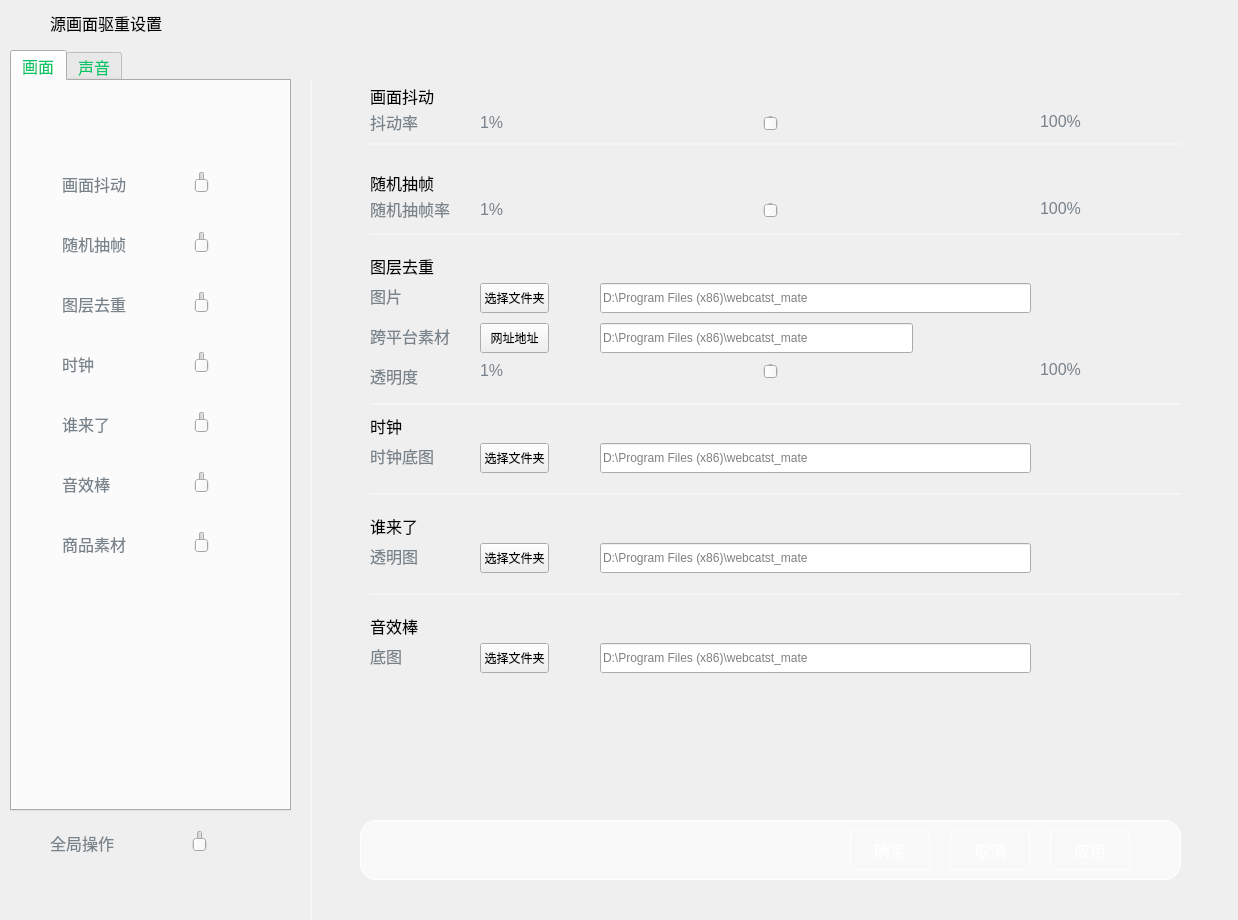
<?xml version="1.0" encoding="UTF-8"?>
<ui version="4.0">
 <class>GBSBizSettingLiveSourceDupRM</class>
 <widget class="QWidget" name="GBSBizSettingLiveSourceDupRM">
  <property name="geometry">
   <rect>
    <x>0</x>
    <y>0</y>
    <width>1238</width>
    <height>920</height>
   </rect>
  </property>
  <property name="windowTitle">
   <string>Form</string>
  </property>
  <widget class="QWidget" name="horizontalLayoutWidget">
   <property name="geometry">
    <rect>
     <x>0</x>
     <y>0</y>
     <width>1241</width>
     <height>921</height>
    </rect>
   </property>
   <layout class="QHBoxLayout" name="horizontalLayout"/>
  </widget>
  <widget class="QTabWidget" name="tabWidget">
   <property name="geometry">
    <rect>
     <x>10</x>
     <y>50</y>
     <width>281</width>
     <height>761</height>
    </rect>
   </property>
   <property name="styleSheet">
    <string notr="true">color: #01C667;
font-size:16px;
</string>
   </property>
   <property name="tabShape">
    <enum>QTabWidget::Rounded</enum>
   </property>
   <property name="currentIndex">
    <number>0</number>
   </property>
   <property name="elideMode">
    <enum>Qt::ElideLeft</enum>
   </property>
   <widget class="QWidget" name="tabBasic_3">
    <attribute name="title">
     <string>画面</string>
    </attribute>
    <widget class="EllipticalSlider" name="horizontalSlider_19">
     <property name="geometry">
      <rect>
       <x>160</x>
       <y>90</y>
       <width>60</width>
       <height>22</height>
      </rect>
     </property>
     <property name="maximum">
      <number>1</number>
     </property>
    </widget>
    <widget class="EllipticalSlider" name="horizontalSlider_20">
     <property name="geometry">
      <rect>
       <x>160</x>
       <y>150</y>
       <width>60</width>
       <height>22</height>
      </rect>
     </property>
     <property name="maximum">
      <number>1</number>
     </property>
    </widget>
    <widget class="EllipticalSlider" name="horizontalSlider_21">
     <property name="geometry">
      <rect>
       <x>160</x>
       <y>210</y>
       <width>60</width>
       <height>22</height>
      </rect>
     </property>
     <property name="maximum">
      <number>1</number>
     </property>
    </widget>
    <widget class="EllipticalSlider" name="horizontalSlider_22">
     <property name="geometry">
      <rect>
       <x>160</x>
       <y>270</y>
       <width>60</width>
       <height>22</height>
      </rect>
     </property>
    </widget>
    <widget class="EllipticalSlider" name="horizontalSlider_23">
     <property name="geometry">
      <rect>
       <x>160</x>
       <y>330</y>
       <width>60</width>
       <height>22</height>
      </rect>
     </property>
    </widget>
    <widget class="EllipticalSlider" name="horizontalSlider_24">
     <property name="geometry">
      <rect>
       <x>160</x>
       <y>390</y>
       <width>60</width>
       <height>22</height>
      </rect>
     </property>
    </widget>
    <widget class="EllipticalSlider" name="horizontalSlider_25">
     <property name="geometry">
      <rect>
       <x>160</x>
       <y>450</y>
       <width>60</width>
       <height>22</height>
      </rect>
     </property>
    </widget>
    <widget class="QLabel" name="label_33">
     <property name="geometry">
      <rect>
       <x>50</x>
       <y>90</y>
       <width>80</width>
       <height>25</height>
      </rect>
     </property>
     <property name="styleSheet">
      <string notr="true">font-size:16px;
color: #78828A;
</string>
     </property>
     <property name="text">
      <string>画面抖动</string>
     </property>
    </widget>
    <widget class="QLabel" name="label_34">
     <property name="geometry">
      <rect>
       <x>50</x>
       <y>150</y>
       <width>80</width>
       <height>25</height>
      </rect>
     </property>
     <property name="styleSheet">
      <string notr="true">font-size:16px;
color: #78828A;
</string>
     </property>
     <property name="text">
      <string>随机抽帧</string>
     </property>
    </widget>
    <widget class="QLabel" name="label_35">
     <property name="geometry">
      <rect>
       <x>50</x>
       <y>210</y>
       <width>80</width>
       <height>25</height>
      </rect>
     </property>
     <property name="styleSheet">
      <string notr="true">font-size:16px;
color: #78828A;
</string>
     </property>
     <property name="text">
      <string>图层去重</string>
     </property>
    </widget>
    <widget class="QLabel" name="label_36">
     <property name="geometry">
      <rect>
       <x>50</x>
       <y>270</y>
       <width>80</width>
       <height>25</height>
      </rect>
     </property>
     <property name="styleSheet">
      <string notr="true">font-size:16px;
color: #78828A;
</string>
     </property>
     <property name="text">
      <string>时钟</string>
     </property>
    </widget>
    <widget class="QLabel" name="label_37">
     <property name="geometry">
      <rect>
       <x>50</x>
       <y>330</y>
       <width>80</width>
       <height>25</height>
      </rect>
     </property>
     <property name="styleSheet">
      <string notr="true">font-size:16px;
color: #78828A;
</string>
     </property>
     <property name="text">
      <string>谁来了</string>
     </property>
    </widget>
    <widget class="QLabel" name="label_38">
     <property name="geometry">
      <rect>
       <x>50</x>
       <y>390</y>
       <width>80</width>
       <height>25</height>
      </rect>
     </property>
     <property name="styleSheet">
      <string notr="true">font-size:16px;
color: #78828A;
</string>
     </property>
     <property name="text">
      <string>音效棒</string>
     </property>
    </widget>
    <widget class="QLabel" name="label_39">
     <property name="geometry">
      <rect>
       <x>50</x>
       <y>450</y>
       <width>80</width>
       <height>25</height>
      </rect>
     </property>
     <property name="styleSheet">
      <string notr="true">font-size:16px;
color: #78828A;
</string>
     </property>
     <property name="text">
      <string>商品素材</string>
     </property>
    </widget>
   </widget>
   <widget class="QWidget" name="tabAdvanced_3">
    <attribute name="title">
     <string>声音</string>
    </attribute>
    <widget class="QLabel" name="label_40">
     <property name="geometry">
      <rect>
       <x>40</x>
       <y>30</y>
       <width>115</width>
       <height>25</height>
      </rect>
     </property>
     <property name="styleSheet">
      <string notr="true">font-size:14px;
color: #78828A;
</string>
     </property>
     <property name="text">
      <string>中控话术智能回复</string>
     </property>
    </widget>
    <widget class="QLabel" name="label_41">
     <property name="geometry">
      <rect>
       <x>40</x>
       <y>80</y>
       <width>115</width>
       <height>25</height>
      </rect>
     </property>
     <property name="styleSheet">
      <string notr="true">font-size:14px;
color: #78828A;
</string>
     </property>
     <property name="text">
      <string>背景噪音MP3</string>
     </property>
    </widget>
    <widget class="QLabel" name="label_42">
     <property name="geometry">
      <rect>
       <x>40</x>
       <y>130</y>
       <width>115</width>
       <height>25</height>
      </rect>
     </property>
     <property name="styleSheet">
      <string notr="true">font-size:14px;
color: #78828A;
</string>
     </property>
     <property name="text">
      <string>AI智能回复</string>
     </property>
    </widget>
    <widget class="QLabel" name="label_43">
     <property name="geometry">
      <rect>
       <x>40</x>
       <y>180</y>
       <width>115</width>
       <height>25</height>
      </rect>
     </property>
     <property name="styleSheet">
      <string notr="true">font-size:14px;
color: #78828A;
</string>
     </property>
     <property name="text">
      <string>大模型拆分</string>
     </property>
    </widget>
    <widget class="EllipticalSlider" name="horizontalSlider_26">
     <property name="geometry">
      <rect>
       <x>180</x>
       <y>30</y>
       <width>60</width>
       <height>22</height>
      </rect>
     </property>
    </widget>
    <widget class="EllipticalSlider" name="horizontalSlider_27">
     <property name="geometry">
      <rect>
       <x>180</x>
       <y>80</y>
       <width>60</width>
       <height>22</height>
      </rect>
     </property>
    </widget>
    <widget class="EllipticalSlider" name="horizontalSlider_28">
     <property name="geometry">
      <rect>
       <x>180</x>
       <y>130</y>
       <width>60</width>
       <height>22</height>
      </rect>
     </property>
    </widget>
    <widget class="EllipticalSlider" name="horizontalSlider_29">
     <property name="geometry">
      <rect>
       <x>180</x>
       <y>180</y>
       <width>60</width>
       <height>22</height>
      </rect>
     </property>
    </widget>
   </widget>
  </widget>
  <widget class="QLabel" name="label">
   <property name="geometry">
    <rect>
     <x>50</x>
     <y>10</y>
     <width>115</width>
     <height>25</height>
    </rect>
   </property>
   <property name="styleSheet">
    <string notr="true">font-size:16px;
color:#000000;</string>
   </property>
   <property name="text">
    <string>源画面驱重设置</string>
   </property>
  </widget>
  <widget class="QFrame" name="sepreateLine">
   <property name="geometry">
    <rect>
     <x>310</x>
     <y>80</y>
     <width>2</width>
     <height>871</height>
    </rect>
   </property>
   <property name="styleSheet">
    <string notr="true">background-color:#F5F5F5;</string>
   </property>
   <property name="frameShape">
    <enum>QFrame::NoFrame</enum>
   </property>
  </widget>
  <widget class="QLabel" name="label_44">
   <property name="geometry">
    <rect>
     <x>50</x>
     <y>830</y>
     <width>80</width>
     <height>25</height>
    </rect>
   </property>
   <property name="styleSheet">
    <string notr="true">font-size:16px;
color: #78828A;
</string>
   </property>
   <property name="text">
    <string>全局操作</string>
   </property>
  </widget>
  <widget class="EllipticalSlider" name="horizontalSlider_30">
   <property name="geometry">
    <rect>
     <x>170</x>
     <y>830</y>
     <width>60</width>
     <height>22</height>
    </rect>
   </property>
  </widget>
  <widget class="QWidget" name="widget" native="true">
   <property name="geometry">
    <rect>
     <x>350</x>
     <y>80</y>
     <width>881</width>
     <height>821</height>
    </rect>
   </property>
   <widget class="QFrame" name="seprater1_6">
    <property name="geometry">
     <rect>
      <x>20</x>
      <y>413</y>
      <width>811</width>
      <height>2</height>
     </rect>
    </property>
    <property name="styleSheet">
     <string notr="true">background-color:#F5F5F5;</string>
    </property>
    <property name="frameShape">
     <enum>QFrame::NoFrame</enum>
    </property>
   </widget>
   <widget class="QLabel" name="label_45">
    <property name="geometry">
     <rect>
      <x>130</x>
      <y>278</y>
      <width>26</width>
      <height>25</height>
     </rect>
    </property>
    <property name="styleSheet">
     <string notr="true">color:#78828A;
font-size:16px;</string>
    </property>
    <property name="text">
     <string>1%</string>
    </property>
   </widget>
   <widget class="QLabel" name="label_46">
    <property name="geometry">
     <rect>
      <x>20</x>
      <y>463</y>
      <width>80</width>
      <height>25</height>
     </rect>
    </property>
    <property name="styleSheet">
     <string notr="true">font-size:16px;
color: #78828A;
</string>
    </property>
    <property name="text">
     <string>透明图</string>
    </property>
   </widget>
   <widget class="QLineEdit" name="lineEdit_6">
    <property name="geometry">
     <rect>
      <x>250</x>
      <y>363</y>
      <width>431</width>
      <height>30</height>
     </rect>
    </property>
    <property name="placeholderText">
     <string>D:\Program Files (x86)\webcatst_mate</string>
    </property>
   </widget>
   <widget class="QPushButton" name="pushButton_6">
    <property name="geometry">
     <rect>
      <x>130</x>
      <y>563</y>
      <width>69</width>
      <height>30</height>
     </rect>
    </property>
    <property name="text">
     <string>选择文件夹</string>
    </property>
   </widget>
   <widget class="QLabel" name="label_47">
    <property name="geometry">
     <rect>
      <x>20</x>
      <y>563</y>
      <width>80</width>
      <height>25</height>
     </rect>
    </property>
    <property name="styleSheet">
     <string notr="true">font-size:16px;
color: #78828A;
</string>
    </property>
    <property name="text">
     <string>底图</string>
    </property>
   </widget>
   <widget class="QLineEdit" name="lineEdit_7">
    <property name="geometry">
     <rect>
      <x>250</x>
      <y>563</y>
      <width>431</width>
      <height>30</height>
     </rect>
    </property>
    <property name="text">
     <string/>
    </property>
    <property name="placeholderText">
     <string>D:\Program Files (x86)\webcatst_mate</string>
    </property>
   </widget>
   <widget class="QFrame" name="seprater1_7">
    <property name="geometry">
     <rect>
      <x>20</x>
      <y>153</y>
      <width>811</width>
      <height>2</height>
     </rect>
    </property>
    <property name="styleSheet">
     <string notr="true">background-color:#F5F5F5;</string>
    </property>
    <property name="frameShape">
     <enum>QFrame::NoFrame</enum>
    </property>
   </widget>
   <widget class="QLabel" name="label_48">
    <property name="geometry">
     <rect>
      <x>20</x>
      <y>203</y>
      <width>48</width>
      <height>25</height>
     </rect>
    </property>
    <property name="styleSheet">
     <string notr="true">font-size:16px;
color: #78828A;
</string>
    </property>
    <property name="text">
     <string>图片</string>
    </property>
   </widget>
   <widget class="QLabel" name="label_49">
    <property name="geometry">
     <rect>
      <x>20</x>
      <y>3</y>
      <width>64</width>
      <height>25</height>
     </rect>
    </property>
    <property name="styleSheet">
     <string notr="true">font-size:16px;
color:#000000</string>
    </property>
    <property name="text">
     <string>画面抖动</string>
    </property>
   </widget>
   <widget class="QLabel" name="label_50">
    <property name="geometry">
     <rect>
      <x>20</x>
      <y>533</y>
      <width>64</width>
      <height>25</height>
     </rect>
    </property>
    <property name="styleSheet">
     <string notr="true">font-size:16px;
color:#000000</string>
    </property>
    <property name="text">
     <string>音效棒</string>
    </property>
   </widget>
   <widget class="QLabel" name="label_51">
    <property name="geometry">
     <rect>
      <x>690</x>
      <y>29</y>
      <width>45</width>
      <height>25</height>
     </rect>
    </property>
    <property name="styleSheet">
     <string notr="true">color:#78828A;
font-size:16px;</string>
    </property>
    <property name="text">
     <string>100%</string>
    </property>
   </widget>
   <widget class="QLabel" name="label_52">
    <property name="geometry">
     <rect>
      <x>20</x>
      <y>243</y>
      <width>80</width>
      <height>25</height>
     </rect>
    </property>
    <property name="styleSheet">
     <string notr="true">font-size:16px;
color: #78828A;
</string>
    </property>
    <property name="text">
     <string>跨平台素材</string>
    </property>
   </widget>
   <widget class="QLabel" name="label_53">
    <property name="geometry">
     <rect>
      <x>130</x>
      <y>30</y>
      <width>26</width>
      <height>25</height>
     </rect>
    </property>
    <property name="styleSheet">
     <string notr="true">color:#78828A;
font-size:16px;</string>
    </property>
    <property name="text">
     <string>1%</string>
    </property>
   </widget>
   <widget class="QFrame" name="seprater1_8">
    <property name="geometry">
     <rect>
      <x>20</x>
      <y>63</y>
      <width>811</width>
      <height>2</height>
     </rect>
    </property>
    <property name="styleSheet">
     <string notr="true">background-color:#F5F5F5;</string>
    </property>
    <property name="frameShape">
     <enum>QFrame::NoFrame</enum>
    </property>
   </widget>
   <widget class="QFrame" name="seprater1_9">
    <property name="geometry">
     <rect>
      <x>20</x>
      <y>323</y>
      <width>811</width>
      <height>2</height>
     </rect>
    </property>
    <property name="styleSheet">
     <string notr="true">background-color:#F5F5F5;</string>
    </property>
    <property name="frameShape">
     <enum>QFrame::NoFrame</enum>
    </property>
   </widget>
   <widget class="EllipticalSliderExt" name="hsTransparentSlider">
    <property name="geometry">
     <rect>
      <x>160</x>
      <y>283</y>
      <width>521</width>
      <height>16</height>
     </rect>
    </property>
   </widget>
   <widget class="QLineEdit" name="lineEdit_8">
    <property name="geometry">
     <rect>
      <x>250</x>
      <y>463</y>
      <width>431</width>
      <height>30</height>
     </rect>
    </property>
    <property name="placeholderText">
     <string>D:\Program Files (x86)\webcatst_mate</string>
    </property>
   </widget>
   <widget class="QLabel" name="label_54">
    <property name="geometry">
     <rect>
      <x>20</x>
      <y>116</y>
      <width>80</width>
      <height>25</height>
     </rect>
    </property>
    <property name="styleSheet">
     <string notr="true">font-size:16px;
color: #78828A;
</string>
    </property>
    <property name="text">
     <string>随机抽帧率</string>
    </property>
   </widget>
   <widget class="EllipticalSliderExt" name="hsExtractFrameSlider">
    <property name="geometry">
     <rect>
      <x>160</x>
      <y>122</y>
      <width>521</width>
      <height>16</height>
     </rect>
    </property>
   </widget>
   <widget class="QLabel" name="label_55">
    <property name="geometry">
     <rect>
      <x>20</x>
      <y>433</y>
      <width>64</width>
      <height>25</height>
     </rect>
    </property>
    <property name="styleSheet">
     <string notr="true">font-size:16px;
color:#000000</string>
    </property>
    <property name="text">
     <string>谁来了</string>
    </property>
   </widget>
   <widget class="QFrame" name="seprater1_10">
    <property name="geometry">
     <rect>
      <x>20</x>
      <y>513</y>
      <width>811</width>
      <height>2</height>
     </rect>
    </property>
    <property name="styleSheet">
     <string notr="true">background-color:#F5F5F5;</string>
    </property>
    <property name="frameShape">
     <enum>QFrame::NoFrame</enum>
    </property>
   </widget>
   <widget class="QLineEdit" name="lineEdit_9">
    <property name="geometry">
     <rect>
      <x>250</x>
      <y>243</y>
      <width>313</width>
      <height>30</height>
     </rect>
    </property>
    <property name="placeholderText">
     <string>D:\Program Files (x86)\webcatst_mate</string>
    </property>
   </widget>
   <widget class="QLabel" name="label_56">
    <property name="geometry">
     <rect>
      <x>20</x>
      <y>333</y>
      <width>64</width>
      <height>25</height>
     </rect>
    </property>
    <property name="styleSheet">
     <string notr="true">font-size:16px;
color:#000000</string>
    </property>
    <property name="text">
     <string>时钟</string>
    </property>
   </widget>
   <widget class="QPushButton" name="pushButton_7">
    <property name="geometry">
     <rect>
      <x>130</x>
      <y>203</y>
      <width>69</width>
      <height>30</height>
     </rect>
    </property>
    <property name="text">
     <string>选择文件夹</string>
    </property>
   </widget>
   <widget class="QLabel" name="label_57">
    <property name="geometry">
     <rect>
      <x>20</x>
      <y>283</y>
      <width>48</width>
      <height>25</height>
     </rect>
    </property>
    <property name="styleSheet">
     <string notr="true">font-size:16px;
color: #78828A;
</string>
    </property>
    <property name="text">
     <string>透明度</string>
    </property>
   </widget>
   <widget class="QLabel" name="label_58">
    <property name="geometry">
     <rect>
      <x>130</x>
      <y>117</y>
      <width>26</width>
      <height>25</height>
     </rect>
    </property>
    <property name="styleSheet">
     <string notr="true">color:#78828A;
font-size:16px;</string>
    </property>
    <property name="text">
     <string>1%</string>
    </property>
   </widget>
   <widget class="QPushButton" name="pushButton_8">
    <property name="geometry">
     <rect>
      <x>130</x>
      <y>363</y>
      <width>69</width>
      <height>30</height>
     </rect>
    </property>
    <property name="text">
     <string>选择文件夹</string>
    </property>
   </widget>
   <widget class="EllipticalSliderExt" name="hsJittterSlider">
    <property name="geometry">
     <rect>
      <x>160</x>
      <y>35</y>
      <width>521</width>
      <height>16</height>
     </rect>
    </property>
   </widget>
   <widget class="QLabel" name="label_59">
    <property name="geometry">
     <rect>
      <x>20</x>
      <y>173</y>
      <width>64</width>
      <height>25</height>
     </rect>
    </property>
    <property name="styleSheet">
     <string notr="true">font-size:16px;
color:#000000</string>
    </property>
    <property name="text">
     <string>图层去重</string>
    </property>
   </widget>
   <widget class="QPushButton" name="pushButton_9">
    <property name="geometry">
     <rect>
      <x>130</x>
      <y>243</y>
      <width>69</width>
      <height>30</height>
     </rect>
    </property>
    <property name="text">
     <string>网址地址</string>
    </property>
   </widget>
   <widget class="QLabel" name="label_60">
    <property name="geometry">
     <rect>
      <x>20</x>
      <y>29</y>
      <width>48</width>
      <height>25</height>
     </rect>
    </property>
    <property name="styleSheet">
     <string notr="true">font-size:16px;
color: #78828A;
</string>
    </property>
    <property name="text">
     <string>抖动率</string>
    </property>
   </widget>
   <widget class="QLabel" name="label_61">
    <property name="geometry">
     <rect>
      <x>690</x>
      <y>277</y>
      <width>45</width>
      <height>25</height>
     </rect>
    </property>
    <property name="styleSheet">
     <string notr="true">color:#78828A;
font-size:16px;</string>
    </property>
    <property name="text">
     <string>100%</string>
    </property>
   </widget>
   <widget class="QLabel" name="label_62">
    <property name="geometry">
     <rect>
      <x>20</x>
      <y>363</y>
      <width>80</width>
      <height>25</height>
     </rect>
    </property>
    <property name="styleSheet">
     <string notr="true">font-size:16px;
color: #78828A;
</string>
    </property>
    <property name="text">
     <string>时钟底图</string>
    </property>
   </widget>
   <widget class="QPushButton" name="pushButton_10">
    <property name="geometry">
     <rect>
      <x>130</x>
      <y>463</y>
      <width>69</width>
      <height>30</height>
     </rect>
    </property>
    <property name="text">
     <string>选择文件夹</string>
    </property>
   </widget>
   <widget class="QLabel" name="label_63">
    <property name="geometry">
     <rect>
      <x>690</x>
      <y>116</y>
      <width>45</width>
      <height>25</height>
     </rect>
    </property>
    <property name="styleSheet">
     <string notr="true">color:#78828A;
font-size:16px;</string>
    </property>
    <property name="text">
     <string>100%</string>
    </property>
   </widget>
   <widget class="QLineEdit" name="lineEdit_10">
    <property name="geometry">
     <rect>
      <x>250</x>
      <y>203</y>
      <width>431</width>
      <height>30</height>
     </rect>
    </property>
    <property name="placeholderText">
     <string>D:\Program Files (x86)\webcatst_mate</string>
    </property>
   </widget>
   <widget class="QLabel" name="label_64">
    <property name="geometry">
     <rect>
      <x>20</x>
      <y>90</y>
      <width>64</width>
      <height>25</height>
     </rect>
    </property>
    <property name="styleSheet">
     <string notr="true">font-size:16px;
color:#000000</string>
    </property>
    <property name="text">
     <string>随机抽帧</string>
    </property>
   </widget>
   <widget class="QFrame" name="frame">
    <property name="geometry">
     <rect>
      <x>10</x>
      <y>740</y>
      <width>821</width>
      <height>60</height>
     </rect>
    </property>
    <property name="styleSheet">
     <string notr="true">background-color:#F9F9F9;
border: 1px solid  #FFFFFF;
border-radius: 16px;
</string>
    </property>
    <property name="frameShape">
     <enum>QFrame::NoFrame</enum>
    </property>
    <widget class="QPushButton" name="btnConfirm_4">
     <property name="geometry">
      <rect>
       <x>490</x>
       <y>10</y>
       <width>80</width>
       <height>40</height>
      </rect>
     </property>
     <property name="styleSheet">
      <string notr="true">QPushButton {
    background-color: qlineargradient(
        spread: pad, 
        x1: 0, y1: 0, x2: 1, y2: 1, 
        stop: 0.1054 #1B2846, 
        stop: 0.9062 #000000
    ); /* 渐变背景 */
    border: 1px solid white;       /* 边框为白色 */
    border-radius: 5px;            /* 圆角半径 */
    font-size: 16px;               /* 字体大小 */
    color: #FFFFFF;                /* 字体颜色 */
}

QPushButton:pressed {
    background-color: #D1D8DD;     /* 按下时的背景颜色 */
    padding-left: 3px;             /* 左侧内边距 */
    padding-top: 3px;              /* 顶部内边距 */
    background-repeat: no-repeat;  /* 禁止背景重复 */
    background-position: center;   /* 背景居中 */
}


</string>
     </property>
     <property name="text">
      <string>确定</string>
     </property>
    </widget>
    <widget class="QPushButton" name="btnCancel_4">
     <property name="geometry">
      <rect>
       <x>590</x>
       <y>10</y>
       <width>80</width>
       <height>40</height>
      </rect>
     </property>
     <property name="styleSheet">
      <string notr="true">QPushButton {
    background-color: qlineargradient(
        spread: pad, 
        x1: 0, y1: 0, x2: 1, y2: 1, 
        stop: 0.1054 #1B2846, 
        stop: 0.9062 #000000
    ); /* 渐变背景 */
    border: 1px solid white;       /* 边框为白色 */
    border-radius: 5px;            /* 圆角半径 */
    font-size: 16px;               /* 字体大小 */
    color: #FFFFFF;                /* 字体颜色 */
}

QPushButton:pressed {
    background-color: #D1D8DD;     /* 按下时的背景颜色 */
    padding-left: 3px;             /* 左侧内边距 */
    padding-top: 3px;              /* 顶部内边距 */
    background-repeat: no-repeat;  /* 禁止背景重复 */
    background-position: center;   /* 背景居中 */
}


</string>
     </property>
     <property name="text">
      <string>取消</string>
     </property>
    </widget>
    <widget class="QPushButton" name="btnApply_4">
     <property name="geometry">
      <rect>
       <x>690</x>
       <y>10</y>
       <width>80</width>
       <height>40</height>
      </rect>
     </property>
     <property name="styleSheet">
      <string notr="true">QPushButton {
    background-color: qlineargradient(
        spread: pad, 
        x1: 0, y1: 0, x2: 1, y2: 1, 
        stop: 0.1054 #1B2846, 
        stop: 0.9062 #000000
    ); /* 渐变背景 */
    border: 1px solid white;       /* 边框为白色 */
    border-radius: 5px;            /* 圆角半径 */
    font-size: 16px;               /* 字体大小 */
    color: #FFFFFF;                /* 字体颜色 */
}

QPushButton:pressed {
    background-color: #D1D8DD;     /* 按下时的背景颜色 */
    padding-left: 3px;             /* 左侧内边距 */
    padding-top: 3px;              /* 顶部内边距 */
    background-repeat: no-repeat;  /* 禁止背景重复 */
    background-position: center;   /* 背景居中 */
}


</string>
     </property>
     <property name="text">
      <string>应用</string>
     </property>
    </widget>
   </widget>
  </widget>
 </widget>
 <customwidgets>
  <customwidget>
   <class>EllipticalSlider</class>
   <extends>QSlider</extends>
   <header location="global">gbs/common/EllipticalSlider.h</header>
  </customwidget>
  <customwidget>
   <class>EllipticalSliderExt</class>
   <extends>QSlider</extends>
   <header location="global">gbs/common/EllipticalSliderExt.h</header>
  </customwidget>
 </customwidgets>
 <resources/>
 <connections/>
</ui>
